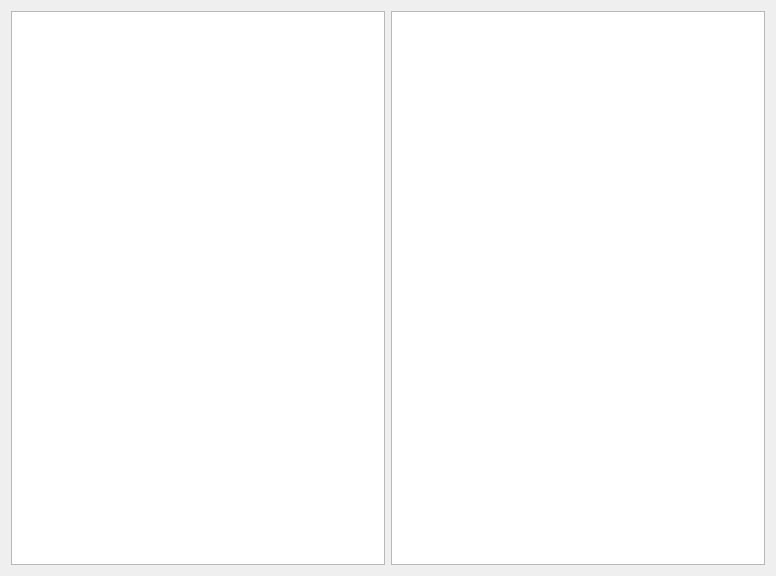
<?xml version="1.0" encoding="UTF-8"?>
<ui version="4.0">
 <class>Form</class>
 <widget class="QWidget" name="Form">
  <property name="geometry">
   <rect>
    <x>0</x>
    <y>0</y>
    <width>776</width>
    <height>576</height>
   </rect>
  </property>
  <property name="windowTitle">
   <string>Guide</string>
  </property>
  <layout class="QHBoxLayout" name="horizontalLayout">
   <item>
    <widget class="QListWidget" name="listWidget"/>
   </item>
   <item>
    <widget class="QTextBrowser" name="textBrowser"/>
   </item>
  </layout>
 </widget>
 <resources/>
 <connections/>
</ui>
